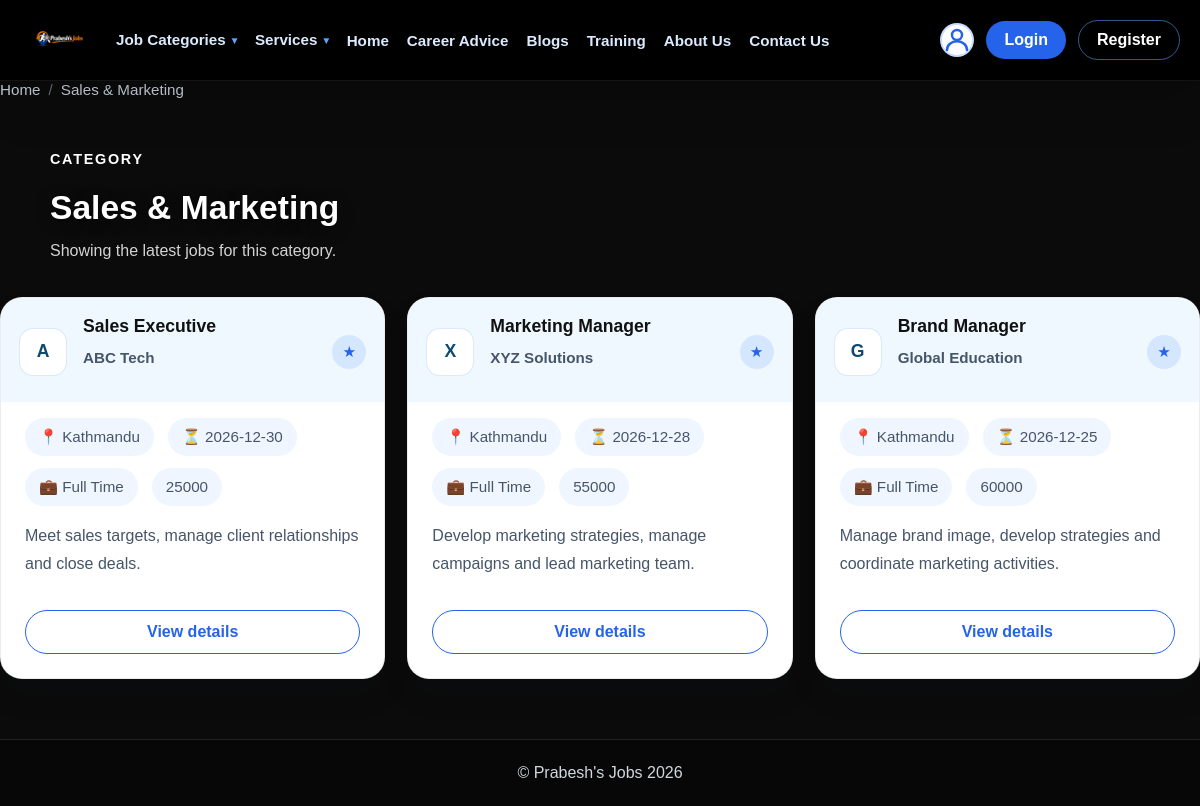
/category.php?id=1, run on the app's committed database.
### tables this page shows
CREATE TABLE jobs (
    id INT AUTO_INCREMENT PRIMARY KEY,
    title VARCHAR(200) NOT NULL,
    description TEXT NOT NULL,
    salary VARCHAR(50),
    salaryMax VARCHAR(50),
    location VARCHAR(100),
    jobType VARCHAR(50),
    experience VARCHAR(50),
    qualification VARCHAR(100),
    categoryId INT,
    companyId INT,
    postedBy INT,
    closingDate DATE,
    status ENUM('Open', 'Closed', 'Draft') DEFAULT 'Open',
    isArchived TINYINT(1) NOT NULL DEFAULT 0,
    views INT DEFAULT 0,
    applications INT DEFAULT 0,
    createdAt DATETIME DEFAULT CURRENT_TIMESTAMP,
    updatedAt DATETIME DEFAULT CURRENT_TIMESTAMP ON UPDATE CURRENT_TIMESTAMP,

    FOREIGN KEY (categoryId) REFERENCES categories(id) ON DELETE SET NULL,
    FOREIGN KEY (companyId) REFERENCES companies(id) ON DELETE SET NULL,
    FOREIGN KEY (postedBy) REFERENCES users(id) ON DELETE SET NULL,
    INDEX idx_status (status),
    INDEX idx_postedBy (postedBy),
    INDEX idx_categoryId (categoryId),
    INDEX idx_companyId (companyId),
    INDEX idx_createdAt (createdAt)
);

CREATE TABLE companies (
    id INT AUTO_INCREMENT PRIMARY KEY,
    companyName VARCHAR(150) NOT NULL,
    description TEXT,
    logo TEXT,
    website VARCHAR(200),
    email VARCHAR(100),
    phone VARCHAR(20),
    location VARCHAR(100),
    industryType VARCHAR(100),
    employees INT,
    ownerId INT,
    status ENUM('active', 'inactive') DEFAULT 'active',
    createdAt DATETIME DEFAULT CURRENT_TIMESTAMP,
    updatedAt DATETIME DEFAULT CURRENT_TIMESTAMP ON UPDATE CURRENT_TIMESTAMP,
    
    FOREIGN KEY (ownerId) REFERENCES users(id) ON DELETE SET NULL,
    INDEX idx_ownerId (ownerId),
    INDEX idx_status (status)
);

### controllers/categorycontroller.php (called while the page is built, shortened)
<?php
require_once __DIR__ . '/../includes/DbConnection.php';
require_once __DIR__ . '/../includes/jobcontroller.php';
$categoryId = intval($_GET['id'] ?? 0);
$error = '';
try {
    $stmt = $pdo->prepare('SELECT name FROM categories WHERE id = ?');
    $stmt->execute([$categoryId]);
    $category = $stmt->fetch(PDO::FETCH_ASSOC);
    $categoryName = $category['name'];
    $jobController = new JobController($pdo);
    $jobs = $jobController->getJobsByCategory($categoryId);
} catch (Exception $e) {
    $error = $e->getMessage();
}
require __DIR__ . '/../views/category.html.php';
require __DIR__ . '/../layouts/layout-main.php';

### pages/category.php (called while the page is built)
<?php
require_once __DIR__ . '/../controllers/categorycontroller.php';

### category.php (called while the page is built)
<?php
require_once __DIR__ . '/pages/category.php';

### includes/jobcontroller.php (called while the page is built, shortened)
<?php
class JobController
{
    private $pdo;
    public function __construct(PDO $pdo)
    {
        $this->pdo = $pdo;
    }
    private function hasColumn(string $table, string $column): bool
    {
        $driver = $this->pdo->getAttribute(PDO::ATTR_DRIVER_NAME);
        $stmt = $this->pdo->prepare(
            'SELECT COUNT(*) FROM information_schema.columns WHERE table_schema = DATABASE() AND table_name = ? AND column_name = ?'
        );
        $stmt->execute([$table, $column]);
        return intval($stmt->fetchColumn()) > 0;
    }
    public function getAllJobs(?int $categoryId = null, ?int $limit = null, int $offset = 0, bool $includeArchived = false, ?string $search = null, ?string $createdAfter = null, ?string $createdBefore = null): array
    {
        $sql = "SELECT j.*, c.name AS categoryName, co.companyName, co.logo AS companyLogo
                FROM jobs j
                LEFT JOIN categories c ON c.id = j.categoryId
                LEFT JOIN companies co ON co.id = j.companyId";
        $params = [];
        $clauses = [];
        if ($categoryId !== null) {
            $clauses[] = 'j.categoryId = ?';
            $params[] = intval($categoryId);
        }
        if (!$includeArchived && $this->hasColumn('jobs', 'isArchived')) {
            $clauses[] = 'j.isArchived = 0';
        }
        if (!empty($clauses)) {
            $sql .= ' WHERE ' . implode(' AND ', $clauses);
        }
        $sql .= ' ORDER BY j.createdAt DESC';
        $stmt = $this->pdo->prepare($sql);
        $stmt->execute($params);
        return $stmt->fetchAll(PDO::FETCH_ASSOC) ?: [];
    }
    public function getJobsByCategory(int $categoryId): array
    {
        return $this->getAllJobs($categoryId, null, 0, false);
    }
}

### views/category.html.php (the view)
<?php
$error = $error ?? '';
$jobs = $jobs ?? [];
$categoryName = $categoryName ?? 'Category';
?>
<section class="jobs-page">
    <div class="section-heading">
        <span class="eyebrow">Category</span>
        <h1><?= htmlspecialchars($categoryName) ?></h1>
        <p>Showing the latest jobs for this category.</p>
    </div>
    <?php if ($error): ?>
        <div class="alert alert-error"><?= htmlspecialchars($error) ?></div>
    <?php elseif (empty($jobs)): ?>
        <div class="search-hint">No jobs are available in this category right now.</div>
    <?php else: ?>
        <div class="job-grid category-job-grid">
            <?php foreach ($jobs as $job): ?>
                <article class="job-card category-job-card">
                    <div class="job-card-top">
                        <div class="job-card-logo">
                            <?= htmlspecialchars(substr($job['companyName'] ?? 'Company', 0, 1)) ?>
                        </div>
                        <div class="job-card-title-group">
                            <h2><?= htmlspecialchars($job['title']) ?></h2>
                            <p class="job-card-company"><?= htmlspecialchars($job['companyName'] ?? 'Company name not available') ?></p>
                        </div>
                        <span class="job-card-badge">★</span>
                    </div>
                    <div class="job-card-details">
                        <div class="job-detail-row">
                            <span>📍 <?= htmlspecialchars($job['location'] ?? 'Location not specified') ?></span>
                            <span>⏳ <?= htmlspecialchars(!empty($job['closingDate']) ? $job['closingDate'] : 'No deadline') ?></span>
                        </div>
                        <div class="job-detail-row">
                            <span>💼 <?= htmlspecialchars($job['jobType'] ?? 'Full Time') ?></span>
                            <span><?= htmlspecialchars($job['salary'] ?? 'Salary not specified') ?></span>
                        </div>
                    </div>
                    <?php $description = trim($job['description'] ?? ''); ?>
                    <p><?= nl2br(htmlspecialchars(substr($description, 0, 200))) ?><?= strlen($description) > 200 ? '...' : '' ?></p>
                    <a href="job.php?id=<?= intval($job['id']) ?>" class="btn btn-secondary">View details</a>
                </article>
            <?php endforeach; ?>
        </div>
    <?php endif; ?>
</section>

### data on the page
jobs: companyId.companyName "A", title "Sales Executive", companyId.companyName "ABC Tech", location "Kathmandu", closingDate "2026-12-30", jobType "Full Time", salary "25000", description "Meet sales targets, manage client relationships and close deals."
jobs: companyId.companyName "X", title "Marketing Manager", companyId.companyName "XYZ Solutions", location "Kathmandu", closingDate "2026-12-28", jobType "Full Time", salary "55000", description "Develop marketing strategies, manage campaigns and lead marketing team."
jobs: companyId.companyName "G", title "Brand Manager", companyId.companyName "Global Education", location "Kathmandu", closingDate "2026-12-25", jobType "Full Time", salary "60000", description "Manage brand image, develop strategies and coordinate marketing activities."

### other printed values
$label "Home"
$label "Sales & Marketing"
$categoryName "Sales & Marketing"
